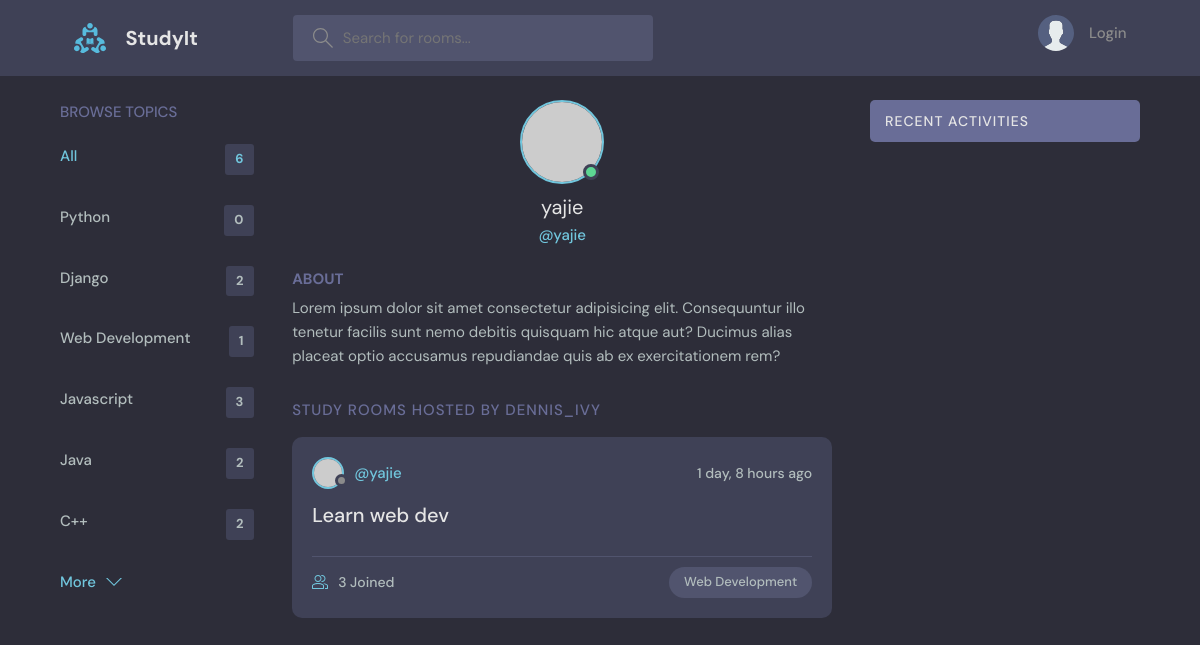
Screenshot of /profile/3/ with the database file from the repository.
### base/models.py (models this page shows, shortened)
class Topic(models.Model):
    name = models.CharField(max_length=200)

class Room(models.Model):
    host = models.ForeignKey(User, on_delete=models.SET_NULL, null=True)
    topic = models.ForeignKey(Topic, on_delete=models.SET_NULL, null=True)
    name = models.CharField(max_length=200)
    description = models.TextField(null=True, blank=True)
    participants = models.ManyToManyField(
        User, related_name='participants', blank=True)
    updated = models.DateTimeField(auto_now=True)
    created = models.DateTimeField(auto_now_add=True)
    class Meta:
        ordering = ['-updated', '-created']

### base/views.py (the view)
# urls.py: path('profile/<str:pk>/', views.userProfile, name="user-profile"),
def userProfile(request, pk):
    user = User.objects.get(id=pk)
    rooms = user.room_set.all()
    room_messages = user.message_set.all()
    topics = Topic.objects.all()
    context = {'user': user, 'rooms': rooms,
               'room_messages': room_messages, 'topics': topics}
    return render(request, 'base/profile.html', context)

### base/templates/base/profile.html (shortened to what this page needs)
{%extends 'main.html'%}
{%block content%}
  <main class="profile-page layout layout--3">
    <div class="container">
      {%include 'base/topics_component.html'%}
      <div class="roomList">
        <div class="profile">
          <div class="profile__avatar">
            <div class="avatar avatar--large active">
              <img src="https://randomuser.me/api/portraits/men/11.jpg" />
            </div>
          </div>
          <div class="profile__info">
            <h3>{{user.username}}</h3>
            <p>@{{user.username}}</p>
          </div>
          <div class="profile__about">
            <h3>About</h3>
            <p>
              Lorem ipsum dolor sit amet consectetur adipisicing elit. Consequuntur illo tenetur
              facilis sunt nemo debitis quisquam hic atque aut? Ducimus alias placeat optio
              accusamus repudiandae quis ab ex exercitationem rem?
            </p>
          </div>
        </div>
        <div class="roomList__header">
          <div>
            <h2>Study Rooms Hosted by dennis_ivy</a>
            </h2>
          </div>
        </div>
        {%include 'base/feed_component.html'%}
      </div>
      {%include 'base/activity_component.html'%}
    </div>
  </main>
{%endblock content %}

### templates/main.html (shortened to what this page needs)
<!DOCTYPE html>
{%load static%}
<html lang="en">
  <head>
    <link rel="stylesheet" href="{%static 'styles/style.css'%}" />
  </head>
  <body>
     {% include 'navbar.html'%}
    {% block content %}
    {% endblock %}
  </body>
</html>

### templates/navbar.html (shortened to what this page needs)
{%load static%}
<header class="header header--loggedIn">
  <div class="container">
    <a href="{%url 'home'%}" class="header__logo">
      <img src="{% static 'images/logo.svg'  %}" />
      <h1>StudyIt</h1>
    </a>
    <form class="header__search" method = "GET" action = "{% url 'home'%}">
      <label>
        <input name = "q" placeholder="Search for rooms..." />
      </label>
    </form>
    <nav class="header__menu">
      {%  if request.user.is_authenticated  %}
      <div class="header__user">
        <a href="{%url 'update-user'%}">
          <div class="avatar avatar--medium active">
            <img src="https://randomuser.me/api/portraits/men/37.jpg" />
          </div>
          <p>{{request.user.username}}<span>@{{request.user.username}}</span></p>
        </a>
        <button class="dropdown-button">
          <svg version="1.1" xmlns="http://www.w3.org/2000/svg" width="32" height="32" viewBox="0 0 32 32">
            <title>chevron-down</title>
            <path d="M16 21l-13-13h-3l16 16 16-16h-3l-13 13z"></path>
          </svg>
        </button>
      </div>
      {%else%}
      <a href="{%url 'login'%}">
        <img src="{% static 'images/avatar.svg' %}" />
        <p>Login</p>
      </a>
      {%endif%}
    </nav>
  </div>
</header>

### base/templates/base/topics_component.html
<div class="topics">
    <div class="topics__header">
      <h2>Browse Topics</h2>
    </div>
    <ul class="topics__list">
      <li>
        <a href="{%url 'home'%}" class="active">All <span>{{topics.count}}</span></a>
      </li>
      {% for topic in topics %}
      <li>
        <a href="{% url 'home' %}?q={{topic.name}}">{{topic.name}} <span>{{topic.room_set.all.count}}</span></a>
      </li>
    {%endfor%}
    </ul>
    <a class="btn btn--link" href="topics.html">
      More
      <svg version="1.1" xmlns="http://www.w3.org/2000/svg" width="32" height="32" viewBox="0 0 32 32">
        <title>chevron-down</title>
        <path d="M16 21l-13-13h-3l16 16 16-16h-3l-13 13z"></path>
      </svg>
    </a>
  </div>

### base/templates/base/feed_component.html (shortened to what this page needs)
{%for room in rooms%}
<div class="roomListRoom">
    <div class="roomListRoom__header">
      <a href="{%url 'user-profile' room.host.id%}" class="roomListRoom__author">
        <div class="avatar avatar--small">
          <img src="https://randomuser.me/api/portraits/women/11.jpg" />
        </div>
        <span>@{{room.host.username}}</span>
      </a>
      <div class="roomListRoom__actions">
        <span> {{room.created|timesince}} ago</span>
      </div>
    </div>
    <div class="roomListRoom__content">
      <a href="{% url 'room' room.id %}">{{room.name}}</a>
    </div>
    <div class="roomListRoom__meta">
      <a href="{% url 'room' room.id %}" class="roomListRoom__joined">
        {{room.participants.all.count}} Joined
      </a>
      <p class="roomListRoom__topic">{{room.topic.name}}</p>
    </div>
  </div>
  {%endfor %}

### base/templates/base/activity_component.html (shortened to what this page needs)
<div class="activities">
    <div class="activities__header">
        <h2>Recent Activities</h2>
    </div>
</div>

### rows the page displays
Topic: name "Python", room_set.all.count "0"
Topic: name "Django", room_set.all.count "2"
Topic: name "Web Development", room_set.all.count "1"
Topic: name "Javascript", room_set.all.count "3"
Topic: name "Java", room_set.all.count "2"
Topic: name "C++", room_set.all.count "2"
Room: host.username "yajie", created "1 day, 8 hours", name "Learn web dev", participants.all.count "3", topic.name "Web Development"

### other values shown
{{ topics.count }} "6"
{{ user.username }} "yajie"
